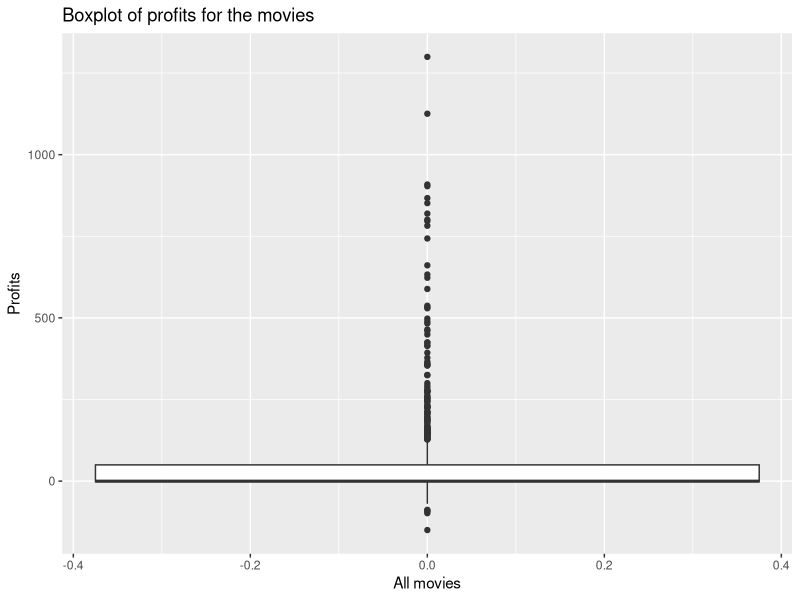
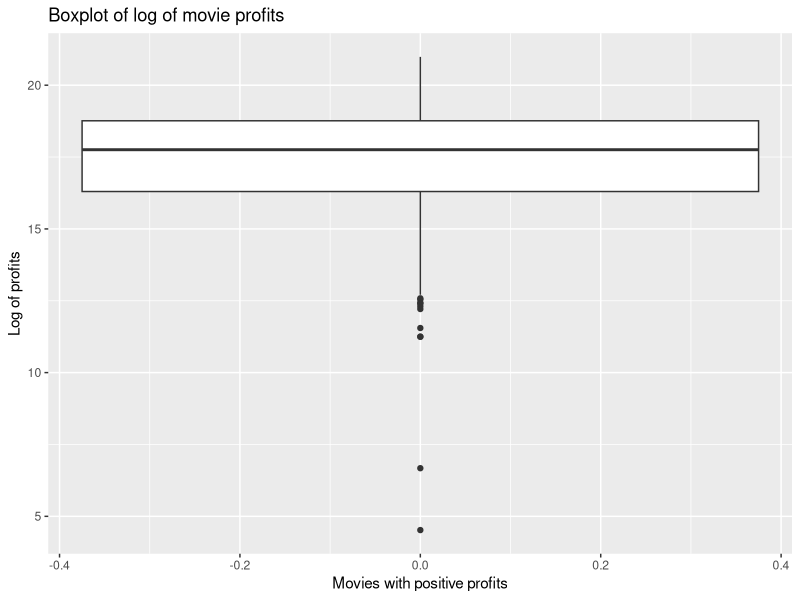
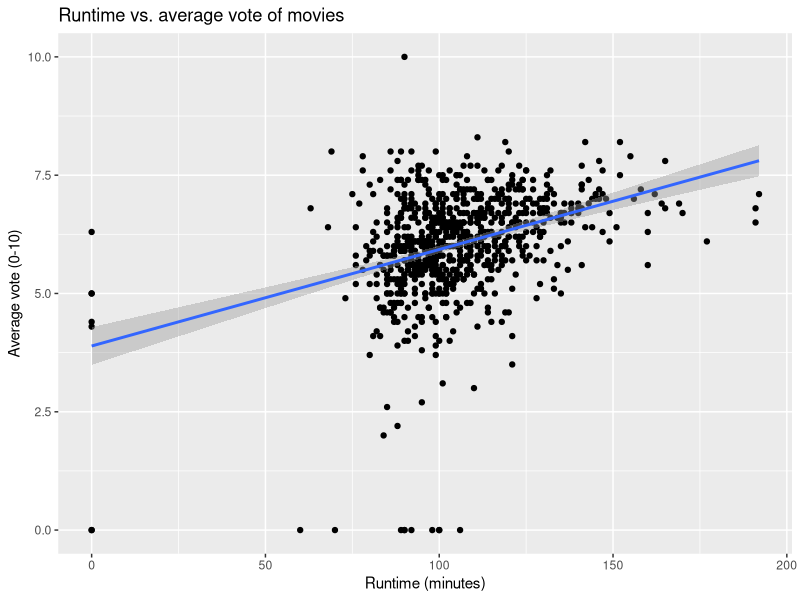
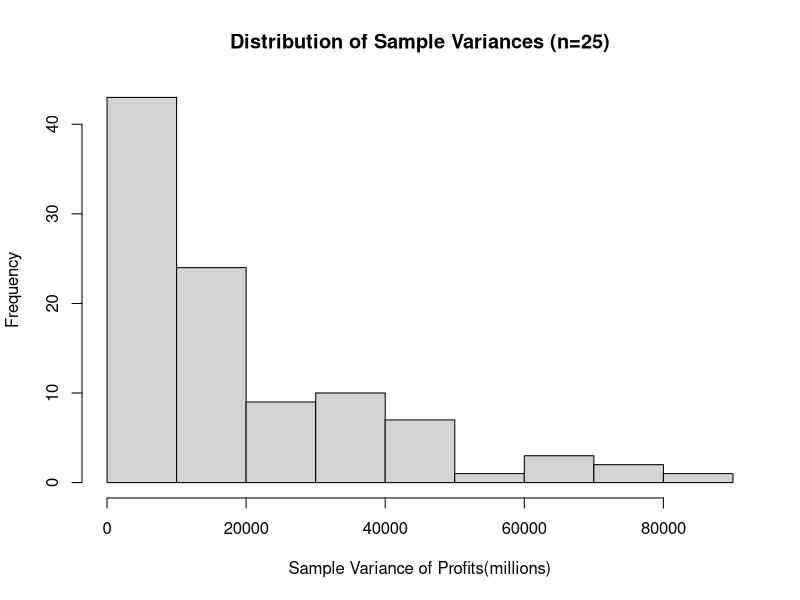
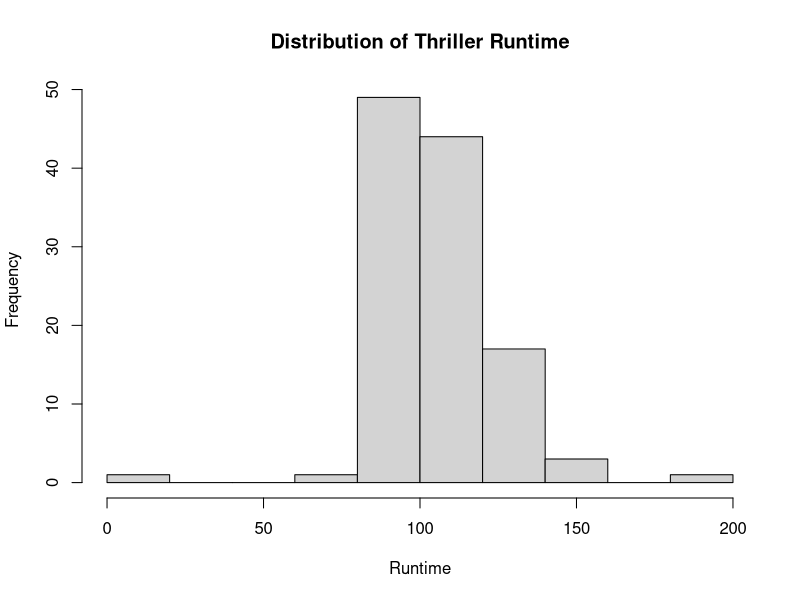
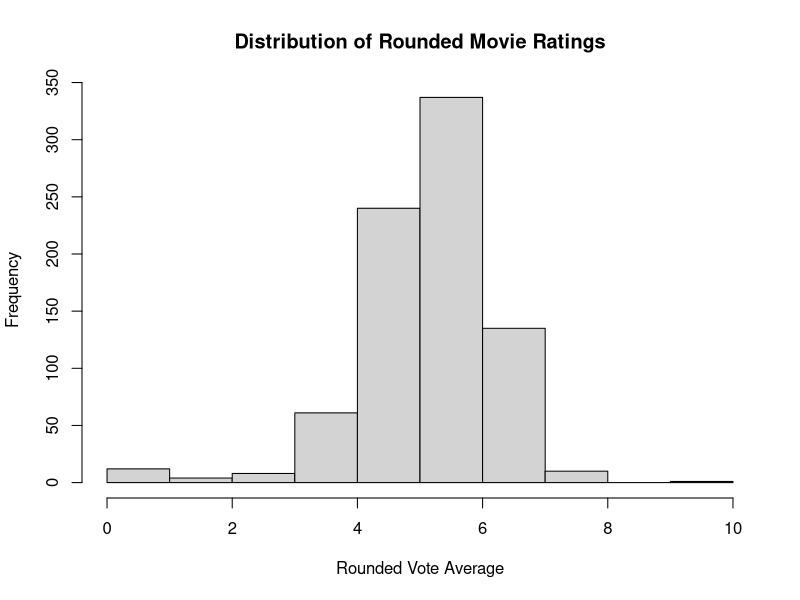
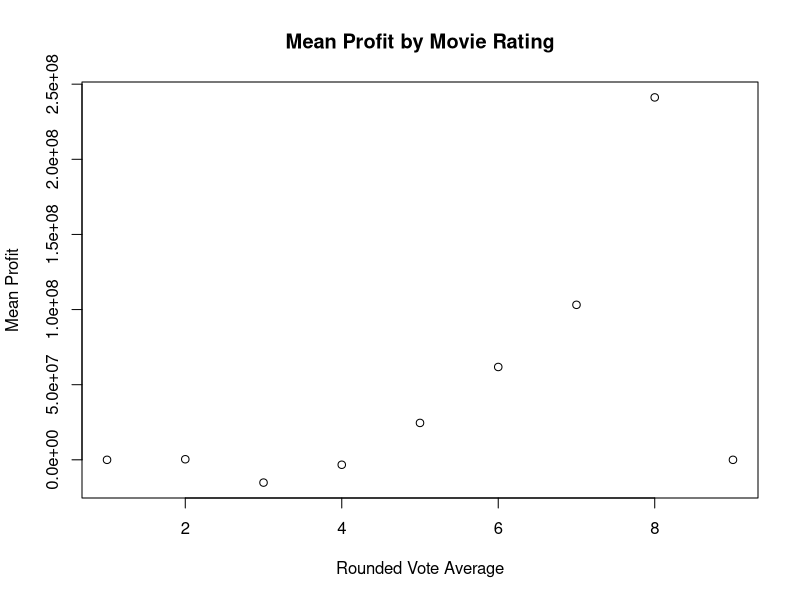
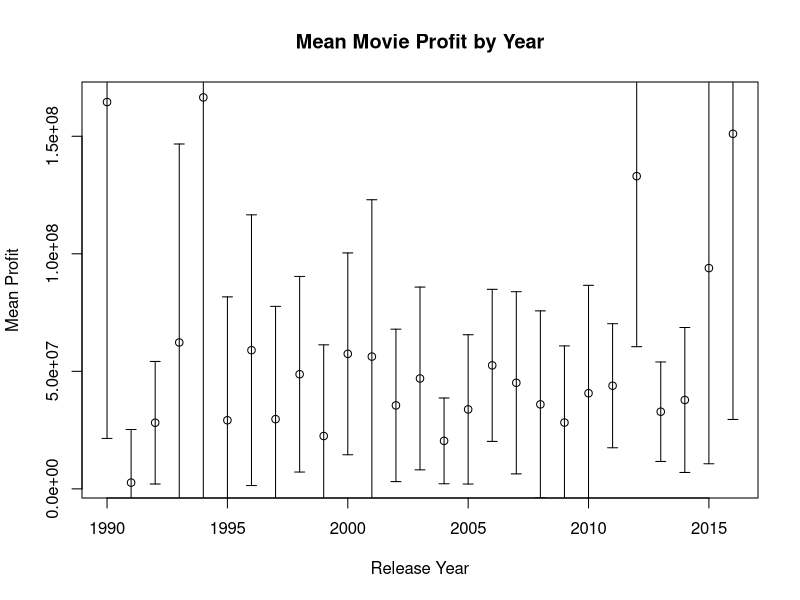

The R script that drew these images, in order:
## ---- chunk 1
knitr::opts_chunk$set(echo = TRUE)
library(jsonlite)
library(dplyr)
library(tidyverse)
library(ggplot2)

movies<-read_tsv("movies4.tsv")

## ---- chunk 2

movies <- read.csv("movies4.tsv", sep = "\t")
dim(movies)
length(unique(movies$title))

## ---- chunk 3

str(movies)

## ---- chunk 4

moviesprofits<-movies$revenue - movies$budget
summary(moviesprofits)


## ---- chunk 5

movieprofits<-movies$revenue-movies$budget

movies$title[movieprofits == max(movieprofits)]
max(movieprofits)

movies$title[movieprofits == min(movieprofits)]
min(movieprofits)

## ---- chunk 6

movies$profits<-moviesprofits
ggplot(movies, aes(y = profits / 1000000)) + 
  geom_boxplot() + 
  labs(title = "Boxplot of profits for the movies",
       x = "All movies" , y = "Profits")
quantile(moviesprofits)

## ---- chunk 7

movieslogprofits<-log(moviesprofits)
mean(movieslogprofits)

## ---- chunk 8

movieslogprofits[moviesprofits <= 0] <- NA
mean(movieslogprofits, na.rm = TRUE)

movies$log_profits<-movieslogprofits
ggplot(movies, aes( y = log_profits)) + 
  geom_boxplot() + 
  labs(title = "Boxplot of log of movie profits",
       x = "Movies with positive profits", y = "Log of profits")

## ---- chunk 9

ggplot(movies, aes(x = runtime, y = vote_average)) + 
  geom_point() + 
  geom_smooth(method = "lm") + 
  labs(title = "Runtime vs. average vote of movies",
       x = "Runtime (minutes)", y = "Average vote (0-10)")
cor(movies$runtime,movies$vote_average)

## ---- chunk 10

top_actor_summary <- movies %>%
  filter(!is.na(first_actor)) %>%
  count(first_actor, sort = TRUE)

top_actor_name <- top_actor_summary$first_actor[1]

## ---- chunk 11

avg_bruce<- movies %>% 
  filter(first_actor=="Bruce Willis" & revenue > 0) %>% 
  summarise( avg_rev = mean(revenue), na.rm=T) %>% 
  pull(avg_rev)

avg_rev_ovr<-mean(movies$revenue, na.rm=T)

## ---- chunk 12

bruce_stats <- movies %>%
  filter(first_actor == "Bruce Willis" & revenue > 0 & !is.na(revenue)) %>%
  summarise(
    sample_size = n(),
    mean_revenue = mean(revenue),
    sd_revenue = sd(revenue))

print(bruce_stats)

## ---- chunk 13

movies<- movies %>% 
  mutate( profit = (revenue - budget) / 1000000)

pop_var_profit<- var(movies$profit, na.rm=T) * ((nrow(movies)-1)/nrow(movies))

## ---- chunk 14

set.seed(9849)

movies_sample <- movies %>%
  filter(!is.na(profit)) %>%
  slice_sample(n = 25)

sample_var_profit <- var(movies_sample$profit)

## ---- chunk 15

set.seed(9849)

n_simulations <- 100
sample_vars <- numeric(n_simulations)

for (i in 1:n_simulations) {
  current_sample <- movies %>% slice_sample(n = 25)
  sample_vars[i] <- var(current_sample$profit)
}

head(sample_vars)

## ---- chunk 16

mean_sample_vars<-mean(sample_vars)
sd_sample_vars<-sd(sample_vars)

hist(sample_vars,
     main="Distribution of Sample Variances (n=25)",
     xlab="Sample Variance of Profits(millions)"
     )

## ---- chunk 17

thriller<-movies%>% 
  filter(genre=="Thriller")

t1<-t.test(thriller$runtime,conf.level=0.99)

print (t1$conf.int)

## ---- chunk 18

mean_runtime<-mean(thriller$runtime)
sigma<-sd(thriller$runtime)
n<-length(thriller$runtime)

z_a2<-qnorm(0.995)
error<-z_a2*sigma/sqrt(n)

LOW<-mean_runtime-error
UP<-mean_runtime+error

print(c(LOW,UP))

## ---- chunk 19

s2<-var(thriller$runtime)
h0<-500
df<-length(thriller$runtime)-1
chisq<-df*s2/h0

chi_low<-qchisq(0.025,df)
chi_high<-qchisq(0.975,df)

print(chisq)
print(c(chi_low,chi_high))

## ---- chunk 20

hist(thriller$runtime,
     main="Distribution of Thriller Runtime",
     xlab="Runtime")

## ---- chunk 21

 movies<-movies%>%
  mutate(vote_average_rounded=floor(vote_average))

hist(movies$vote_average_rounded,
     main="Distribution of Rounded Movie Ratings",
     xlab="Rounded Vote Average")

## ---- chunk 22

movies<-movies%>%
  mutate(profit=(revenue-budget))

mean_profits<-tapply(movies$profit,
                     movies$vote_average_rounded,mean,na.rm=TRUE)
print(mean_profits)

plot(mean_profits,
     main="Mean Profit by Movie Rating",
     xlab="Rounded Vote Average",
     ylab="Mean Profit")

## ---- chunk 23

mean_profits<-tapply(movies$profit,
                     movies$release_year,
                     mean,
                     na.rm=TRUE)
years<-sort(unique(movies$release_year))

lower<-c()
upper<-c()
for(i in 1:length(years)){
  profits<-movies$profit[movies$release_year==years[i]]
  profits<-profits[!is.na(profits)]
  t1<-t.test(profits)
  lower[i]<-t1$conf.int[1]
  upper[i]<-t1$conf.int[2]
}

plot(years,
     mean_profits,
     main="Mean Movie Profit by Year",
     xlab="Release Year",
     ylab="Mean Profit")

arrows(years,lower,
       years,upper,
       angle=90,
       code=3,
       length=0.05)

## ---- chunk 24
movies$profit<-movies$revenue - movies$budget
model1<-lm(profit~budget, data=movies)
summary(model1)

## ---- chunk 25
coef(model1)

## ---- chunk 26
pt(23.75, df=806)

## ---- chunk 27
movies$log_budget <- ifelse(movies$budget == 0, NA, log(movies$budget))
movies$log_profit <- ifelse(movies$revenue == 0 | movies$budget == 0, NA, log(movies$profit))
model2 <- lm(log_profit ~ log_budget, data = movies)
summary(model2)


## ---- chunk 28
coef(model2)

## ---- chunk 29
summary(model1)$r.squared
summary(model2)$r.squared

## ---- chunk 30
#WRITE YOUR CODE HERE

## ---- chunk 31
gender_summary <- movies %>%
  filter(!is.na(first_actor_gender),!is.na(log_budget)) %>%
  group_by(first_actor_gender) %>%
  summarise(mean_lb = mean(log_budget),
            se = sd(log_budget)/sqrt(n())) %>%
  mutate(lower = mean_lb -1.96*se,
         upper = mean_lb +1.96*se)
ggplot(gender_summary, aes(x=first_actor_gender, y= mean_lb)) + 
  geom_point(size = 3)+
  geom_errorbar(aes(ymin=lower, ymax=upper), width = 0.2) +
  labs(x="Gender of first actor", y="Mean log budget",
       title = "Mean log budget by gender of first actor (95% CI)")

## ---- chunk 32
movies$male <- ifelse(movies$first_actor_gender == "male",1,0)
model3 <- lm(log_budget ~ male, data = movies)
summary (model3)

## ---- chunk 33
movies %>%
  select(title,first_actor, first_actor_gender) %>%
  View()

## ---- chunk 34
mean_profit_month <- movies %>%
  group_by(release_month) %>%
  summarise(
    mean_profit = mean(profit, na.rm = TRUE)
  )

ggplot(mean_profit_month,
       aes(x = release_month, y = mean_profit)) +
  geom_line() +
  geom_point() +
  labs(
    title = "Mean Profit by Release Month",
    x = "Release Month",
    y = "Mean Profit"
  )

## ---- chunk 35
movies$english <- ifelse(
  movies$original_language == "en",
  1,
  0
)

movies$log_profit <- log(movies$profit)
movies$log_profit[movies$profit <= 0] <- NA

movies$log_budget <- log(movies$budget)
movies$log_budget[movies$budget <= 0] <- NA

model1 <- lm(
  log_profit ~ log_budget + english + release_month,
  data = movies
)

summary(model1)

## ---- chunk 36
coef(summary(model1))

## ---- chunk 37
model2 <- lm(
  log_profit ~
    log_budget +
    english +
    factor(release_month),
  data = movies
)

summary(model2)

anova(model1, model2)

## ---- chunk 38
month_data <- data.frame(
  release_month = 1:12,
  log_budget = mean(movies$log_budget, na.rm = TRUE),
  english = 1
)

month_data$predicted <- predict(
  model2,
  newdata = month_data
)

month_data

## ---- chunk 39
movies$log_revenue <- log(movies$revenue)
movies$log_revenue[movies$revenue <= 0] <- NA

revenue_model <- lm(
  log_revenue ~
    log_budget +
    english +
    factor(genre) +
    factor(release_month),
  data = movies
)

new_movie <- data.frame(
  log_budget = log(40000000),
  english = 1,
  genre = "Thriller",
  release_month = 10
)

prediction <- predict(
  revenue_model,
  newdata = new_movie,
  interval = "prediction",
  level = 0.99
)

prediction

exp(prediction)
